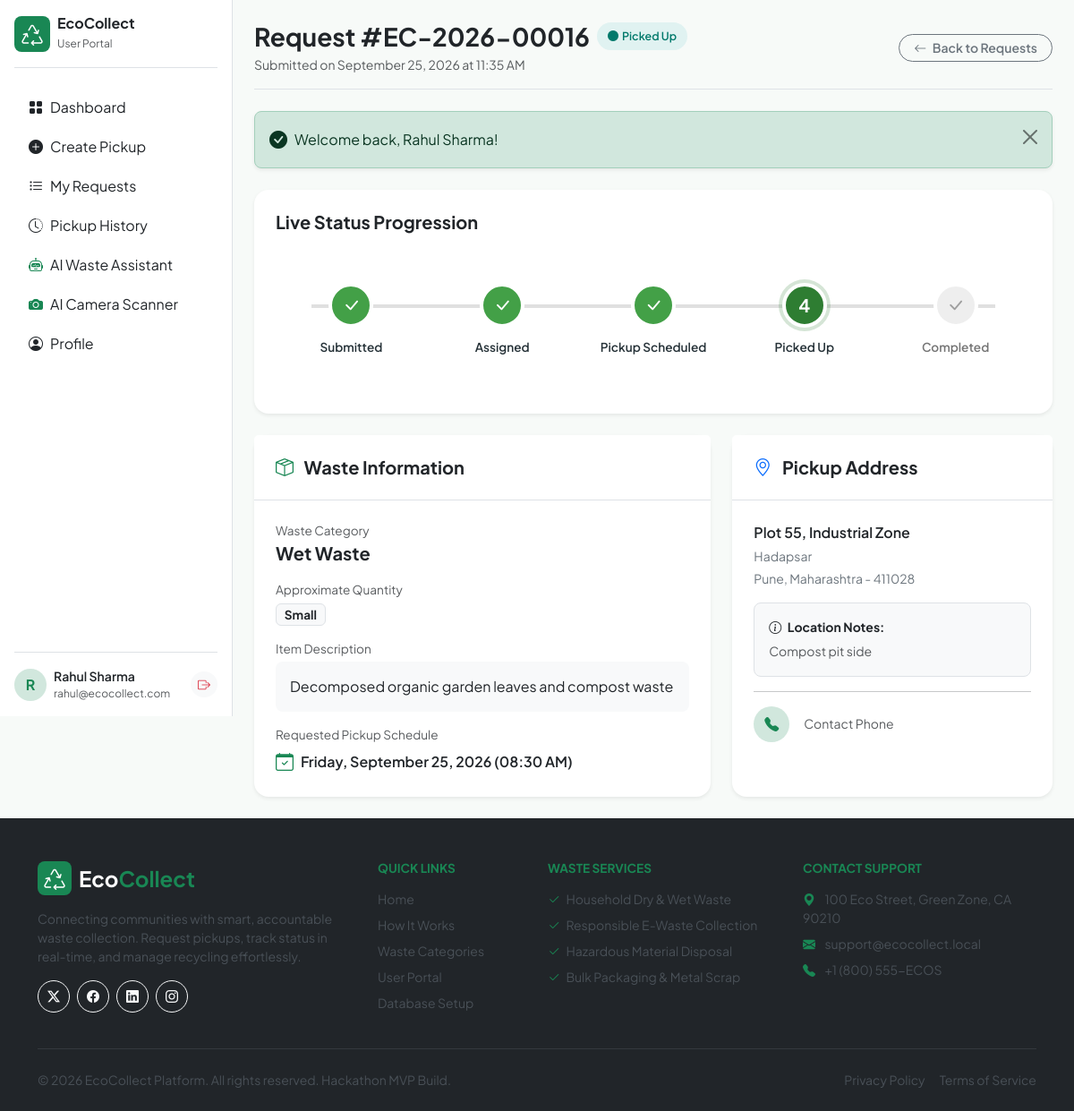
/user/request-details.php?id=EC-2026-00016 (signed in), run on the app's committed database.
### tables this page shows
CREATE TABLE `pickup_requests` (
  `id` INT AUTO_INCREMENT PRIMARY KEY,
  `request_id` VARCHAR(25) NOT NULL UNIQUE,
  `user_id` INT NOT NULL,
  `waste_category` VARCHAR(50) NOT NULL,
  `description` TEXT NOT NULL,
  `quantity` VARCHAR(50) NOT NULL,
  `house_building` VARCHAR(150) NOT NULL,
  `street_area` VARCHAR(150) NOT NULL,
  `city` VARCHAR(100) NOT NULL,
  `state` VARCHAR(100) NOT NULL,
  `pincode` VARCHAR(20) NOT NULL,
  `location_notes` TEXT DEFAULT NULL,
  `pickup_date` DATE NOT NULL,
  `pickup_time` VARCHAR(20) NOT NULL,
  `status` ENUM('Pending', 'Assigned', 'Scheduled', 'Picked Up', 'Completed', 'Cancelled') NOT NULL DEFAULT 'Pending',
  `created_at` TIMESTAMP DEFAULT CURRENT_TIMESTAMP,
  `updated_at` TIMESTAMP DEFAULT CURRENT_TIMESTAMP ON UPDATE CURRENT_TIMESTAMP,
  FOREIGN KEY (`user_id`) REFERENCES `users` (`id`) ON DELETE CASCADE,
  INDEX `idx_request_id` (`request_id`),
  INDEX `idx_user_id` (`user_id`),
  INDEX `idx_status` (`status`),
  INDEX `idx_pickup_date` (`pickup_date`)
);

### user/request-details.php (the view, shortened to what this page needs)
<?php
$user = current_user();
$userId = $user['id'];
$reqId = sanitize_input($_GET['id'] ?? '');
$request = null;
try {
    $pdo = get_db_connection();
    $stmt = $pdo->prepare("SELECT * FROM pickup_requests WHERE request_id = :req_id AND user_id = :uid LIMIT 1");
    $stmt->execute([':req_id' => $reqId, ':uid' => $userId]);
    $request = $stmt->fetch();
} catch (Exception $e) {
    set_flash('danger', 'Error retrieving request details.');
    header('Location: my-requests.php');
    exit;
}
$currentStatus = $request['status'];
$stages = ['Pending', 'Assigned', 'Scheduled', 'Picked Up', 'Completed'];
$currentStageIndex = array_search($currentStatus, $stages);
require_once __DIR__ . '/../includes/header.php';
?>
<div class="dashboard-layout">
    <div class="sidebar-wrapper">
        <?php require_once __DIR__ . '/../includes/user-sidebar.php'; ?>
    </div>
    <div class="main-content">
        <div class="d-flex flex-column flex-md-row justify-content-between align-items-md-center mb-4 pb-3 border-bottom gap-3">
            <div>
                <div class="d-flex align-items-center gap-2 mb-1">
                    <h3 class="fw-bold text-dark mb-0">Request #<?= htmlspecialchars($request['request_id']) ?></h3>
                    <?php
                        $statusClass = match($request['status']) {
                            'Pending'   => 'badge-pending',
                            'Assigned'  => 'badge-assigned',
                            'Scheduled' => 'badge-scheduled',
                            'Picked Up' => 'badge-pickedup',
                            'Completed' => 'badge-completed',
                            'Cancelled' => 'badge-cancelled',
                            default     => 'badge-pending'
                        };
                    ?>
                    <span class="badge-status <?= $statusClass ?>">
                        <i class="bi bi-circle-fill fs-8"></i> <?= htmlspecialchars($request['status']) ?>
                    </span>
                </div>
                <p class="text-muted small mb-0">Submitted on <?= date('F j, Y \a\t g:i A', strtotime($request['created_at'])) ?></p>
            </div>
            <div class="d-flex gap-2">
                <a href="my-requests.php" class="btn btn-outline-secondary btn-sm rounded-pill px-3 fw-semibold">
                    <i class="bi bi-arrow-left me-1"></i> Back to Requests
                </a>
            </div>
        </div>
        <?php require_once __DIR__ . '/../includes/alerts.php'; ?>
        <div class="card border-0 shadow-sm rounded-4 p-4 bg-white mb-4">
            <h5 class="fw-bold text-dark mb-3">Live Status Progression</h5>
            <?php if ($currentStatus === 'Cancelled'): ?>
                <div class="alert alert-danger d-flex align-items-center rounded-3 mb-0" role="alert">
                    <i class="bi bi-x-circle-fill me-2 fs-4"></i>
                    <div>
                        <strong>Request Cancelled</strong>
                        <p class="small mb-0">This waste pickup request has been cancelled by you or the administrator.</p>
                    </div>
                </div>
            <?php else: ?>
                <div class="timeline-stepper">
                    <div class="timeline-step <?= $currentStageIndex >= 0 ? ($currentStageIndex === 0 ? 'active' : 'completed') : '' ?>">
                        <div class="timeline-icon">
                            <?= $currentStageIndex > 0 ? '<i class="bi bi-check-lg"></i>' : '1' ?>
                        </div>
                        <div class="timeline-label">Submitted</div>
                    </div>
                    <div class="timeline-step <?= $currentStageIndex >= 1 ? ($currentStageIndex === 1 ? 'active' : 'completed') : '' ?>">
                        <div class="timeline-icon">
                            <?= $currentStageIndex > 1 ? '<i class="bi bi-check-lg"></i>' : '2' ?>
                        </div>
                        <div class="timeline-label">Assigned</div>
                    </div>
                    <div class="timeline-step <?= $currentStageIndex >= 2 ? ($currentStageIndex === 2 ? 'active' : 'completed') : '' ?>">
                        <div class="timeline-icon">
                            <?= $currentStageIndex > 2 ? '<i class="bi bi-check-lg"></i>' : '3' ?>
                        </div>
                        <div class="timeline-label">Pickup Scheduled</div>
                    </div>
                    <div class="timeline-step <?= $currentStageIndex >= 3 ? ($currentStageIndex === 3 ? 'active' : 'completed') : '' ?>">
                        <div class="timeline-icon">
                            <?= $currentStageIndex > 3 ? '<i class="bi bi-check-lg"></i>' : '4' ?>
                        </div>
                        <div class="timeline-label">Picked Up</div>
                    </div>
                    <div class="timeline-step <?= $currentStageIndex >= 4 ? 'completed active' : '' ?>">
                        <div class="timeline-icon">
                            <i class="bi bi-check-lg"></i>
                        </div>
                        <div class="timeline-label">Completed</div>
                    </div>
                </div>
            <?php endif; ?>
        </div>
        <div class="row g-4">
            <div class="col-lg-7">
                <div class="card border-0 shadow-sm rounded-4 h-100 bg-white">
                    <div class="card-header bg-white p-4 border-bottom">
                        <h5 class="fw-bold text-dark mb-0"><i class="bi bi-box-seam text-success me-2"></i> Waste Information</h5>
                    </div>
                    <div class="card-body p-4">
                        <div class="mb-3">
                            <span class="text-muted fs-7 d-block">Waste Category</span>
                            <span class="fw-bold text-dark fs-5"><?= htmlspecialchars($request['waste_category']) ?></span>
                        </div>
                        <div class="mb-3">
                            <span class="text-muted fs-7 d-block">Approximate Quantity</span>
                            <span class="badge bg-light text-dark border fs-7 mt-1"><?= htmlspecialchars($request['quantity']) ?></span>
                        </div>
                        <div class="mb-3">
                            <span class="text-muted fs-7 d-block">Item Description</span>
                            <div class="p-3 bg-light rounded-3 mt-1 text-dark">
                                <?= nl2br(htmlspecialchars($request['description'])) ?>
                            </div>
                        </div>
                        <div>
                            <span class="text-muted fs-7 d-block">Requested Pickup Schedule</span>
                            <div class="d-flex align-items-center gap-2 mt-1">
                                <i class="bi bi-calendar-check text-success fs-5"></i>
                                <span class="fw-semibold text-dark">
                                    <?= date('l, F j, Y', strtotime($request['pickup_date'])) ?>
                                    (<?= htmlspecialchars($request['pickup_time']) ?>)
                                </span>
                            </div>
                        </div>
                    </div>
                </div>
            </div>
            <div class="col-lg-5">
                <div class="card border-0 shadow-sm rounded-4 h-100 bg-white">
                    <div class="card-header bg-white p-4 border-bottom">
                        <h5 class="fw-bold text-dark mb-0"><i class="bi bi-geo-alt text-primary me-2"></i> Pickup Address</h5>
                    </div>
                    <div class="card-body p-4">
                        <p class="fw-semibold text-dark mb-1">
                            <?= htmlspecialchars($request['house_building']) ?>
                        </p>
                        <p class="text-secondary small mb-1">
                            <?= htmlspecialchars($request['street_area']) ?>
                        </p>
                        <p class="text-secondary small mb-3">
                            <?= htmlspecialchars($request['city']) ?>, <?= htmlspecialchars($request['state']) ?> - <?= htmlspecialchars($request['pincode']) ?>
                        </p>
                        <?php if (!empty($request['location_notes'])): ?>
                            <div class="p-3 bg-light rounded-3 mb-3 border">
                                <small class="fw-bold text-dark d-block mb-1"><i class="bi bi-info-circle me-1"></i> Location Notes:</small>
                                <small class="text-muted"><?= htmlspecialchars($request['location_notes']) ?></small>
                            </div>
                        <?php endif; ?>
                        <hr>
                        <div class="d-flex align-items-center gap-3 mt-3">
                            <div class="bg-success-subtle text-success rounded-circle p-2 d-flex align-items-center justify-content-center" style="width: 40px; height: 40px;">
                                <i class="bi bi-telephone-fill"></i>
                            </div>
                            <div>
                                <small class="text-muted d-block">Contact Phone</small>
                            </div>
                        </div>
                    </div>
                </div>
            </div>
        </div>
    </div>
</div>
<?php require_once __DIR__ . '/../includes/footer.php'; ?>

### assets/css/style.css (style rules this page uses)
:root { --ec-primary: #2E7D32; --ec-secondary: #43A047; --ec-light-green: #E8F5E9; --ec-dark: #263238; --ec-bg: #F7FAF8; --ec-white: #FFFFFF; --ec-warning: #F9A825; --ec-danger: #E53935; --ec-success: #2E7D32; --ec-info: #0288D1; }
body { font-family: 'Plus Jakarta Sans', system-ui, -apple-system, sans-serif; background-color: var(--ec-bg); color: var(--ec-dark); min-height: 100vh; display: flex; flex-direction: column; }
.fs-7 { font-size: 0.85rem; }
.fs-8 { font-size: 0.75rem; }
.badge-status { padding: 6px 12px; border-radius: 20px; font-weight: 600; font-size: 0.78rem; display: inline-flex; align-items: center; gap: 4px; }
.badge-pickedup { background-color: #E0F2F1; color: #00796B; }
.dashboard-layout { display: flex; min-height: 100vh; }
.sidebar-wrapper { width: 260px; min-width: 260px; position: sticky; top: 0; height: 100vh; z-index: 1020; }
.main-content { flex: 1; min-width: 0; padding: 24px; }
.timeline-stepper { display: flex; justify-content: space-between; position: relative; margin: 40px 0; }
.timeline-stepper::before { content: ''; position: absolute; top: 24px; left: 40px; right: 40px; height: 4px; background-color: #E0E0E0; z-index: 1; }
.timeline-step { position: relative; z-index: 2; text-align: center; flex: 1; }
.timeline-icon { width: 50px; height: 50px; border-radius: 50%; background-color: #EEEEEE; color: #9E9E9E; display: flex; align-items: center; justify-content: center; margin: 0 auto 12px auto; font-size: 1.25rem; font-weight: bold; border: 4px solid var(--ec-white); transition: all 0.3s ease; }
.timeline-step.active .timeline-icon { background-color: var(--ec-primary); color: var(--ec-white); box-shadow: 0 0 0 4px rgba(46, 125, 50, 0.2); }
.timeline-step.completed .timeline-icon { background-color: var(--ec-secondary); color: var(--ec-white); }
.timeline-label { font-size: 0.85rem; font-weight: 600; color: #757575; }
.timeline-step.active .timeline-label, .timeline-step.completed .timeline-label { color: var(--ec-dark); }

### data on the page
pickup_requests: request "EC-2026-00016", status "Picked Up", created_at "September 25, 2026 at 11:35 AM", waste_category "Wet Waste", quantity "Small", description "Decomposed organic garden leaves and compost waste", pickup_date "Friday, September 25, 2026", pickup_time "08:30 AM", house_building "Plot 55, Industrial Zone", street_area "Hadapsar", city "Pune", state "Maharashtra", pincode "411028", location_notes "Compost pit side"

### other printed values
substr($user['name'] ?? 'U', 0, 1) "R"
$user['name'] "Rahul Sharma"
$user['email'] "rahul@ecocollect.com"
$message "Welcome back, Rahul Sharma!"
